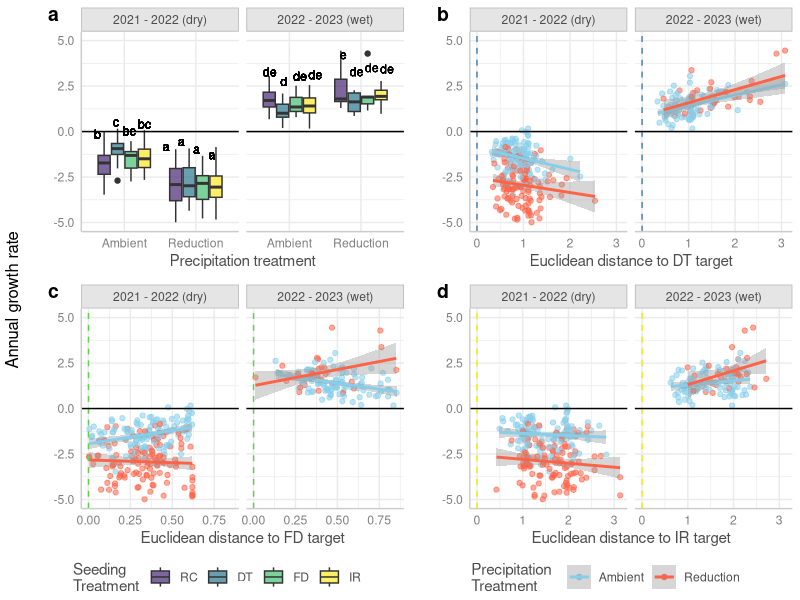

Source code (R): (Note: this script raises an error after producing the figure.)
#### Analysis of drought treatments, WY 
#### how does drought effect native species in the different seeded communities? and
#### with our distance from targets?
#### Are DT communities more tolerant of drought than random? than FD? 
#### Are communities with more DT-target traits more tolerant of drought?

## packages
library(tidyverse)
library(lme4)
library(lmerTest)
library(ggeffects)

## read in all data and clean to create master dataframe
comp.wy <- read.csv("data/comp_wy_plot.csv") # Wyoming species comp data 
comp.wy <- comp.wy %>% filter(year != "2020") #remove pre-treatment data
#correct factor columns
comp.wy <- comp.wy %>% select(-drought)
comp.wy$year<-as.factor(comp.wy$year)
comp.wy$trt <- as.factor(comp.wy$trt)
comp.wy$block <- as.factor(comp.wy$block)
comp.wy <- comp.wy %>% mutate(trt = str_replace(trt, "^r$", "rand")) #make r match rand in cwm df

cwm.wy <- read.csv("data/cwm_wy(plot).csv")# Wyoming CWM data
cwm.wy$year <- as.factor(cwm.wy$year)
#make new sequence column
cwm.wy <- cwm.wy %>% mutate(yrorder = ifelse(year=="2021","1",
                                             ifelse(year=="2022","2",
                                                    ifelse(year=="2023","3","0"))))
cwm.wy$yrorder <- as.numeric(cwm.wy$yrorder)
#add plot ID column (but give NA to target/predicted communities)
cwm.wy <- cwm.wy %>% 
  mutate(plot = paste(block, trt, year, sep = "."))
cwm.wy <- cwm.wy %>% filter(year != "0") #remove predicted/target communities

cwm.wy <- cwm.wy %>% select(-c(rootdiam,veg)) #remove CWM rootdiam column to avoid confusion
cwmFD <- read.csv("data/cwm_raoq_wy(plot).csv") #add FD for traits that need it (rootdiam/veg)
cwmFD <- cwmFD %>% select(block,trt,year,drought,rootdiam,veg, full) #only columns we need
cwm.wy <- merge(cwm.wy,cwmFD, all.x=T)

# combine to master df (remove spp columns for now)
allwy <- merge(comp.wy[,-c(5:60)],cwm.wy, by=c("year","trt","block"))
allwy$trt <- as.factor(allwy$trt)

# also combine CWM_distances dataframe to master df 
wydist <- read.csv("data/cwm_maxdistances_wy(plot).csv")
#break apart distances ID to make wider and merge together
wydist <- separate(wydist, trt.b.y, into = c("trt", "block", "year"), sep = "\\.")
wydist <- wydist %>% mutate(trt = str_replace(trt, "^r$", "rand")) #make r match rand in cwm df

allwy <- merge(allwy,wydist, by=c("year","trt","block"), all.x=T)
allwy$trt <- as.factor(allwy$trt)
allwy$block <- as.factor(allwy$block)
allwy$year <- as.factor(allwy$year)
#allwy$subplot <- as.factor(allwy$subplot)
allwy$drought <- as.factor(allwy$drought)

### how many WY 2022+2023 data need to be dropped from CWM calculations 
subvalid <- comp.wy %>% group_by(block,trt,year) %>%
  mutate(propnative = nativecov.plot/totcov.plot*100) %>% 
  filter(propnative < 80)
table(subvalid$year)
(17+132)/(512*3)*100 # only 10% total observation to remove
allwy <- allwy %>% 
  mutate(propnative = nativecov.plot/totcov.plot*100)

## Ensure levels are correctly compared in models
allwy$trt <- relevel(allwy$trt, ref = "rand") #make random communities the reference level
allwy$drought <- relevel(allwy$drought, ref = "cntl") #make ambient precip the reference level
#for visuals
droughtcolswy <- c("cntl"="skyblue", "drt"="tomato") #create variable for color

#### remove all plots where CWM could not be validly calculated
suballwy <- allwy %>% filter(propnative >= 80)

#attach previous years cover as a column to calculate response ratio  
grate21 <- suballwy %>% filter(year=="2021")
grate21 <- grate21 %>% select(c(block,trt,nativecov.plot))
colnames(grate21) <- c("block", "trt","covprevyr")
grate21$year <- "2022"
grate22 <- suballwy %>% filter(year=="2022")
grate22 <- grate22 %>% select(c(block,trt,nativecov.plot))
colnames(grate22) <- c("block", "trt","covprevyr")
grate22$year <- "2023"
forgrate <- bind_rows(grate21,grate22)
wydat <- merge(suballwy, forgrate, all.x=T)

#find annual growth rate
wydat <- wydat %>% mutate(growrate = nativecov.plot/covprevyr)
wydat$log.gr <- log(wydat$growrate) 
wydatno21 <- wydat %>% filter(year!="2021")
#testnoD <- testno %>% filter(drought=="cntl")

#model
summary(trtmod<-lmer(log.gr~trt*drought*year+ (1|block), wydatno21))
summary(dtmod <- lmer(log.gr~distdt*drought*year+ (1|block), wydatno21))
summary(fdmod <- lmer(log.gr~distfd*drought*year+ (1|block), wydatno21))
summary(irmod <- lmer(log.gr~distir*drought*year+ (1|block), wydatno21))

#anova(lmer(log.gr~distdt*trt*distfd*drought*year+ (1|block), testno))


#### Making plots
## create label names for facets used in all plots:
labelnames.wy <- c('2022' = "2021 - 2022 (dry)",
                   '2023' = "2022 - 2023 (wet)")

## ~ seeding treatment
#create letters for plotting:
library(emmeans)
# Step 1: Get the emmeans for the interaction of trt, drought, and year
emm_trt <- emmeans(trtmod, ~ trt * drought * year)
## # Step 2: Obtain pairwise contrasts for the interaction
## contrast_trt <- contrast(emm_trt, method = "pairwise")
# Step 2: Generate the compact letter display using multcomp::cld
letters <- multcomp::cld(emm_trt, alpha = 0.05, Letters = letters, adjust = "tukey")
# Step 3: Convert the results to a data frame
letters_df <- as.data.frame(letters)
# Step 4: Create a temporary data frame with the desired y-position for plotting
dttemp2 <- wydatno21 %>%
  group_by(drought, trt, year) %>%
  summarise(yposition = quantile(log.gr,.8, na.rm = T), .groups = 'drop')
# Step 5: Merge the letter results with the y-position data
dttemp2 <- merge(letters_df, dttemp2, by = c("drought", "trt","year"))
# Merge with the original data to get the final dataset
dttemp3 <- merge(wydatno21, dttemp2, by = c("drought", "trt", "year"), all = TRUE)

#plot:
dissboxwy <- ggplot(dttemp3, aes(y=log.gr,x=drought,fill=trt))+
  geom_boxplot()+
  geom_text(aes(y=yposition,label = .group), 
            position = position_dodge(width = .85), 
            vjust = -1.75,
            hjust = .6,
            size=3)+
  scale_x_discrete(labels = c("Ambient", "Reduction"))+
  ylim(c(-5,5))+
  #scale_fill_manual(values = c("#482576B3","#2A788EB3","#43BF71B3"),
  #                  labels = c("RC","DT","FD"))+ #viridis::viridis(4, option="D",begin = .1, end = 1, alpha = 0.7)
  scale_fill_viridis_d(option = "D", begin = .1, end = 1, alpha = 0.7,
                      labels = c("RC","DT","FD","IR"))+
  facet_wrap(~year,scales="fixed", labeller = as_labeller(labelnames.wy))+
  geom_hline(yintercept =0,col="black")+
  labs(y=" ", fill="Seeding 
Treatment", x = "Precipitation treatment")+
  theme_ggeffects()


## ~ distance to DT traits
distdtwy <- ggplot(wydatno21, aes(y=log.gr,x=distdt,col=drought))+
  geom_point(aes(alpha=.8))+
  geom_smooth(method = "lm")+
  scale_color_manual(values=droughtcolswy, labels = c("Ambient", "Reduction"))+
  facet_wrap(~year, labeller = as_labeller(labelnames.wy))+
  labs(y=" ", x="Euclidean distance to DT target", col="Precipitation 
Treatment")+
  ylim(c(-5,5))+
  geom_vline(xintercept =0,col="steelblue", lty=2)+
  geom_hline(yintercept =0,col="black")+
  #stat_cor(label.y = c(c(3,3.5),c(-2.5,-2.6)))+
  #geom_hline(yintercept =0,col="black")+
  guides(alpha = "none")+
  theme_ggeffects()

## ~ distance to IR traits
distirwy <- ggplot(wydatno21, aes(y=log.gr,x=distir,col=drought))+
  geom_point(aes(alpha=.8))+
  geom_smooth(method = "lm")+
  scale_color_manual(values=droughtcolswy, labels = c("Ambient", "Reduction"))+
  facet_wrap(~year, labeller = as_labeller(labelnames.wy))+
  labs(y=" ", x="Euclidean distance to IR target", col="Precipitation 
Treatment")+
  ylim(c(-5,5))+
  geom_vline(xintercept =0,col="yellow2", lty=2)+
  geom_hline(yintercept =0,col="black")+
  #stat_cor(label.y = c(c(3,3.5),c(-2.5,-2.6)))+
  #geom_hline(yintercept =0,col="black")+
  guides(alpha = "none")+
  theme_ggeffects()

## ~ distance to FD traits
#wydatno21 <- wydatno21 %>% mutate(grass= ifelse(graminoid >= .51, "grassy","forby"))
distfdwy <- ggplot(wydatno21, aes(y=log.gr,x=distfd,col=drought))+
  geom_point(aes(alpha=.8))+
  geom_smooth(method = "lm")+
  scale_color_manual(values=droughtcolswy, labels = c("Ambient", "Reduction"))+
  facet_grid(~year, labeller = as_labeller(labelnames.wy))+
  labs(y=" ", x="Euclidean distance to FD target", col="Precipitation 
Treatment")+
  ylim(c(-5,5))+
  geom_vline(xintercept =0,col="35B779FF", lty=2)+
  geom_hline(yintercept =0,col="black")+
  #stat_cor(label.y = c(c(3,3.5),c(-2.5,-2.6)))+
  #geom_hline(yintercept =0,col="black")+
  guides(alpha = "none")+
  theme_ggeffects()

#### combined figures
library(ggpubr)
wyfigtop <- ggarrange(dissboxwy,distfdwy, nrow=2,
                      common.legend = T, legend = "bottom",
                      labels = c("a","c"),label.x = .05)
wyfigbottom <-ggarrange(distdtwy,distirwy, nrow=2,
                        common.legend = T, legend = "bottom",
                        labels = c("b","d"),label.x = .05)
wyfigdrought <- ggarrange(wyfigtop,wyfigbottom, ncol=2)
wyfigdrought <- annotate_figure(wyfigdrought,
                                left="Annual growth rate")

tiff("figures/droughtfigwy.tiff", res=400, height = 5,width =8, "in",compression = "lzw")
wyfigdrought
dev.off()





################################################################

#####output of models as formatted tables for supplemental:
library(lme4)
library(broom.mixed)
library(knitr)
library(kableExtra)

model_summary <- tidy(dtmod)

# Separate fixed and random effects
fixed_effects <- model_summary %>% filter(effect == "fixed")
random_effects <- model_summary %>% filter(effect == "ran_pars")

# Adjusting Terms to be More Descriptive
fixed_effects <- fixed_effects %>%
  mutate(term = recode(term,
                       `(Intercept)` = "Intercept",
                       `trt1` = "Treatment 1",
                       `trt2` = "Treatment 2",
                       `trt3` = "Treatment 3",
                       `drought1` = "Drought Level 1",
                       `drought2` = "Drought Level 2",
                       `year1` = "Year 1",
                       `year2` = "Year 2"))

random_effects <- random_effects %>%
  mutate(term = recode(term,
                       `(Intercept)` = "Intercept"))

# Combine fixed and random effects with proper column names
fixed_effects <- fixed_effects %>%
  select(term, estimate, std.error, statistic, p.value) %>%
  mutate(effect_type = "Fixed Effect")

random_effects <- random_effects %>%
  select(term, estimate, std.error) %>%
  mutate(statistic = NA, p.value = NA, effect_type = "Random Effect")

# Rename columns to be more descriptive
colnames(fixed_effects) <- c("Term", "Estimate", "Std. Error", "Statistic", "P-value", "Effect Type")
colnames(random_effects) <- c("Term", "Estimate", "Std. Error", "Statistic", "P-value", "Effect Type")

# Combine both into one dataframe
combined_effects <- bind_rows(fixed_effects, random_effects)

# Create the table
table<-kable(combined_effects, caption = "Summary of Linear Mixed-Effects Model", digits = 3) %>%
  kable_styling(bootstrap_options = c("striped", "hover", "condensed", "responsive"),full_width = F, position = "left")

# Save the table as HTML
save_kable(table, "model_summaryirca.doc")
